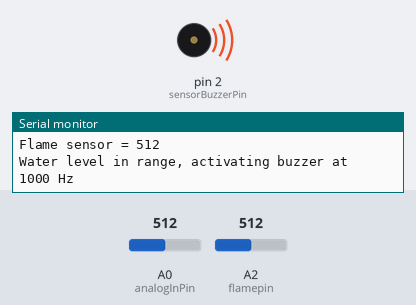
Simulated run of this sketch. Board: Arduino Uno, built with avr-gcc and run on an emulated ATmega328P. On the bench: buzzer (waves = sounding), the last lines printed to the serial monitor. The inputs (shaded band) are chosen by the test bench; at power-on: A0 (analogInPin) = 512, A2 (flamepin) = 512.

Above: at 0.97 s.
1.3 s: A0 (analogInPin) set to 687
4.3 s: A0 (analogInPin) set to 715
At 5.4 s:
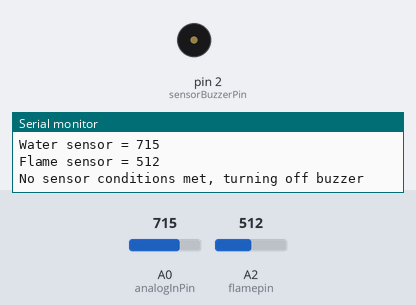
6.0 s: A2 (flamepin) set to 211
9.0 s: A2 (flamepin) set to 184
At 9.9 s:
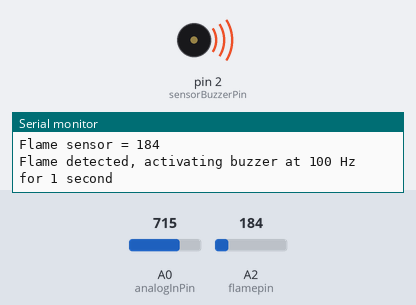
12.0 s: A2 (flamepin) set to 210
At 13.4 s:
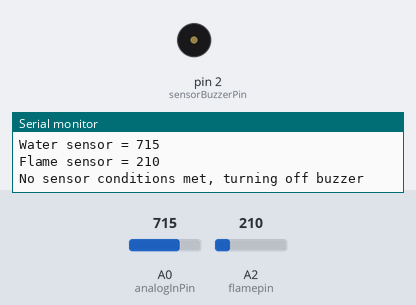
13.7 s: A2 (flamepin) set to 190
At 14.3 s:
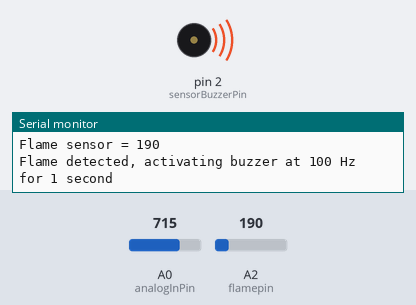
Timing chart, 0 to 17.7 s (numbered marks = the images above; inputs shaded):
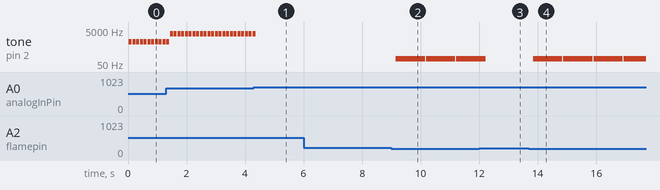

The sketch:

sketch_feb22b.ino
```cpp
const int analogInPin = A0;
const int sensorBuzzerPin = 2; // Buzzer pin for both sensors

const int flamepin = A2;  // Flame sensor pin
const int threshold = 200; // Threshold value for flame sensor

int sensorValue = 0;
int flamesensvalue = 0;

void setup() {
  pinMode(analogInPin, INPUT);
  pinMode(sensorBuzzerPin, OUTPUT);

  pinMode(flamepin, INPUT);

  Serial.begin(9600);
}

void loop() {
  // Water level sensor code
  sensorValue = analogRead(analogInPin);
  Serial.print("Water sensor = ");
  Serial.println(sensorValue);

  // Flame sensor code
  flamesensvalue = analogRead(flamepin); // reads analog data from flame sensor
  Serial.print("Flame sensor = ");
  Serial.println(flamesensvalue);

  // Determine whether to activate the buzzer based on sensor readings
  if (sensorValue >= 100 && sensorValue <= 600) {
    Serial.println("Water level in range, activating buzzer at 1000 Hz");
    tone(sensorBuzzerPin, 1000);
    delay(100);
    noTone(sensorBuzzerPin);
  } else if (sensorValue >= 601 && sensorValue <= 625) {
    Serial.println("Water level in range, activating buzzer at 2000 Hz");
    tone(sensorBuzzerPin, 2000);
    delay(100);
    noTone(sensorBuzzerPin);
  } else if (sensorValue >= 626 && sensorValue <= 700) {
    Serial.println("Water level in range, activating buzzer at 3000 Hz");
    tone(sensorBuzzerPin, 3000);
    delay(100);
    noTone(sensorBuzzerPin);
  } else if (flamesensvalue <= threshold) {
    Serial.println("Flame detected, activating buzzer at 100 Hz for 1 second");
    tone(sensorBuzzerPin, 100);
    delay(1000);
    noTone(sensorBuzzerPin);
  } else {
    Serial.println("No sensor conditions met, turning off buzzer");
    noTone(sensorBuzzerPin);
    delay(100);
  }
}
```

Measured:
- the behaviour switches between 700 and 701 on A0 (analogInPin) (found by bisection; images 0 and 1)
- the behaviour switches between 201 and 200 on A2 (flamepin) (found by bisection; images 1 and 2)
- after the input at 4.3 s, tone on pin 2 (sensorBuzzerPin): goes on until 4.4 s, then stays silent
- after the input at 9.0 s, tone on pin 2 (sensorBuzzerPin): alternates 100 Hz for 1.0 s and silent for 0.03 s, starting after 0.15 s
- after the input at 12.0 s, tone on pin 2 (sensorBuzzerPin): goes on until 12.2 s, then stays silent
- after the input at 13.7 s, tone on pin 2 (sensorBuzzerPin): alternates 100 Hz for 1.0 s and silent for 0.03 s, starting after 0.14 s
- by itself, tone on pin 2 (sensorBuzzerPin): repeats every 0.13 s: silent 0.03 s, 3000 Hz 0.10 s
